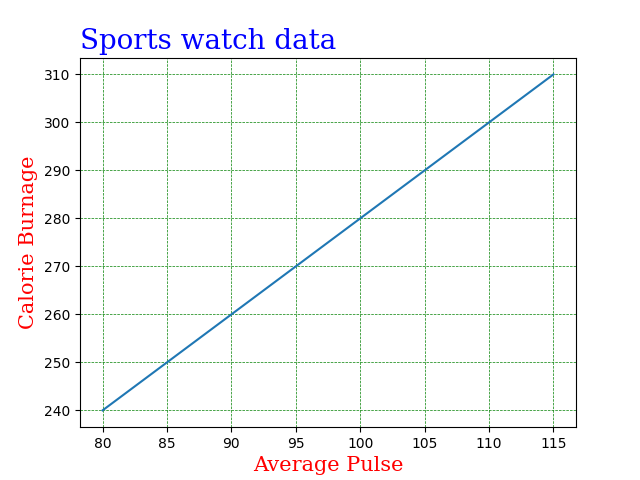

Reproduce this figure in Python.
import matplotlib.pyplot as plt
import numpy as np

x1 = np.array([80,85,90,95,100,105,110,115])
y1 = np.array([240,250,260,270,280,290,300,310])

font1 = {'family':'serif','color':'blue','size':20}
font2 = {'family':'serif','color':'red','size':15}

plt.title("Sports watch data",fontdict=font1,loc='left')
plt.xlabel("Average Pulse",fontdict=font2)
plt.ylabel("Calorie Burnage",fontdict=font2)
plt.plot(x1,y1)
plt.grid(color ='green', linestyle ='--', linewidth = 0.5)
plt.savefig('graph_plotting.png')
plt.show()
